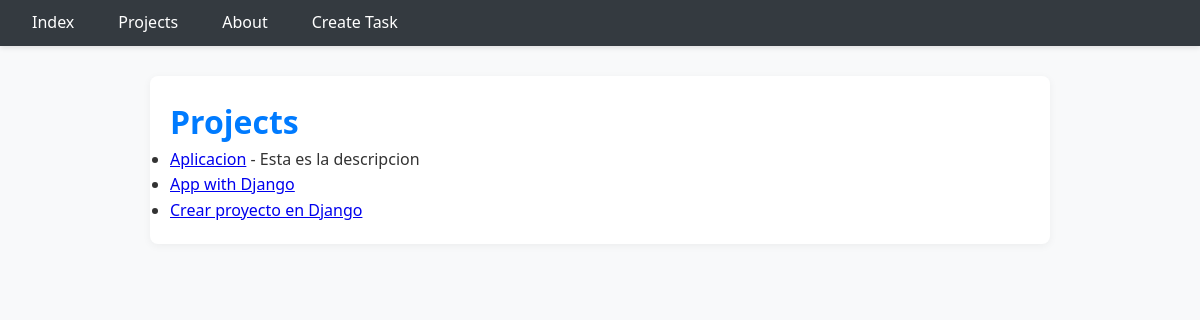
/projects/, run on the app's committed database.
### accounts/models.py (models this page shows, shortened)
class Project(models.Model):
    name = models.CharField(max_length=100, unique=True)
    description = models.TextField(blank=True, null=True)
    created_at = models.DateTimeField(auto_now_add=True)
    updated_at = models.DateTimeField(auto_now=True)

### accounts/views.py (the view)
# urls.py: path('projects/', views.projects, name='projects'),
def projects (request: HttpRequest) -> HttpResponse:
    projects = Project.objects.all()
    return render(request, "projects.html", {"projects": projects})

### accounts/templates/projects.html (shortened to what this page needs)
{% extends 'layouts/base.html' %}
{% block content %}
    <h1>Projects</h1>
    <ul>
        {% for project in projects %}
            <li>
                <a href="{% url 'tasks' project.id %}">{{ project.name }}</a>{% if project.description %} - {{ project.description }}{% endif %}
            </li>
        {% endfor %}
    </ul>
{% endblock content %}

### accounts/templates/layouts/base.html (style rules this page uses)
* { margin: 0; padding: 0; box-sizing: border-box; }
body { font-family: 'Segoe UI', Tahoma, Geneva, Verdana, sans-serif; background-color: #f8f9fa; color: #333; line-height: 1.6; }
h1, h2, h3 { color: #007bff; }

### data on the page
Project: name "Aplicacion", description "Esta es la descripcion"
Project: name "App with Django"
Project: name "Crear proyecto en Django"
